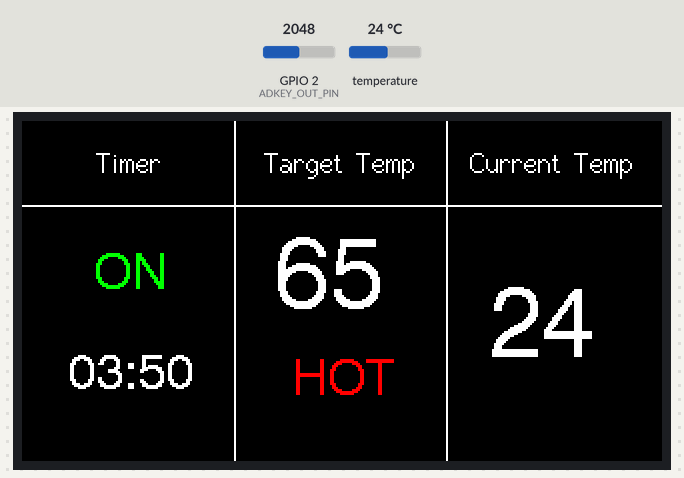
Bench run of a sketch on a simulated ESP32-S3. Parts: 320×170 colour display. The inputs (shaded band) are chosen by the test bench; at power-on: temperature 24 °C, GPIO 2 (ADKEY_OUT_PIN) = 2048. What the sketch prints to the serial monitor is not drawn.

Above: at 1.4 s.
1.5 s: temperature set to 12 °C
At 3.7 s:
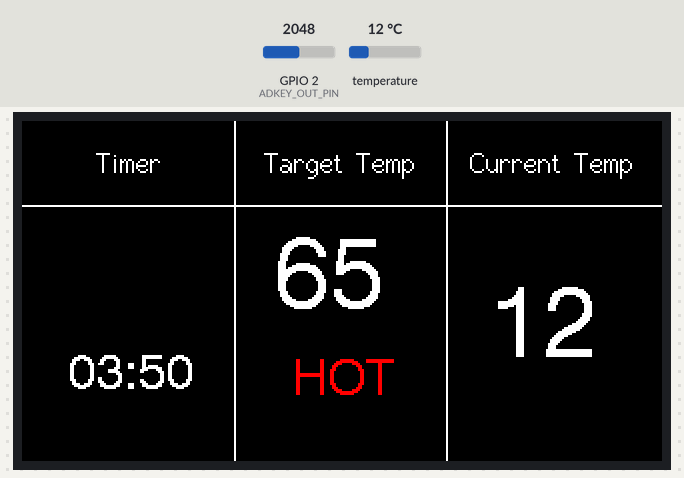
4.5 s: GPIO 2 (ADKEY_OUT_PIN) set to 2866
At 5.49 s:
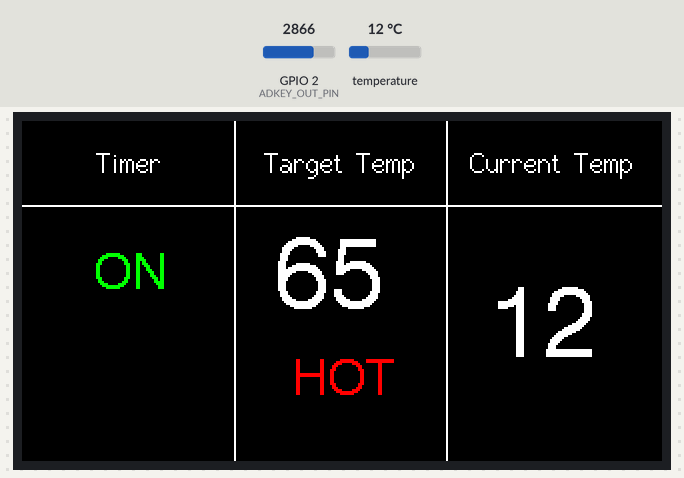
6.7 s: temperature set to 19 °C
At 7.41 s:
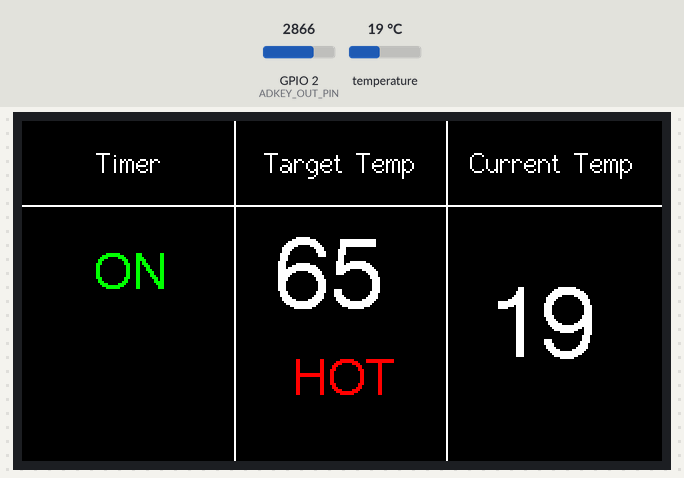
8.6 s: GPIO 2 (ADKEY_OUT_PIN) set to 2047
At 8.96 s:
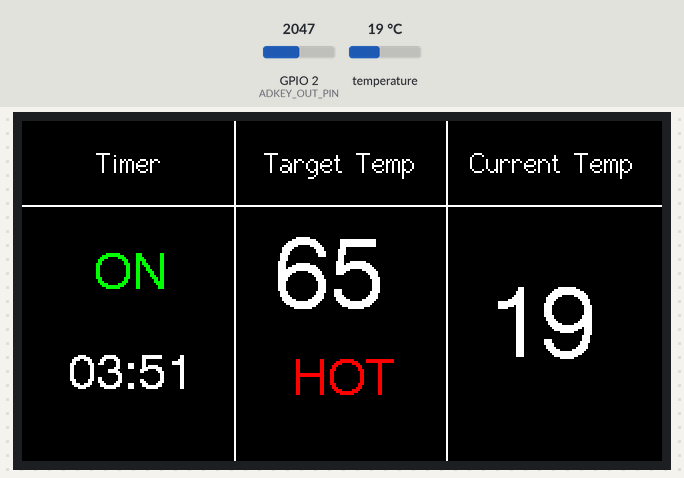
10.3 s: temperature set to 28 °C
At 12.22 s:
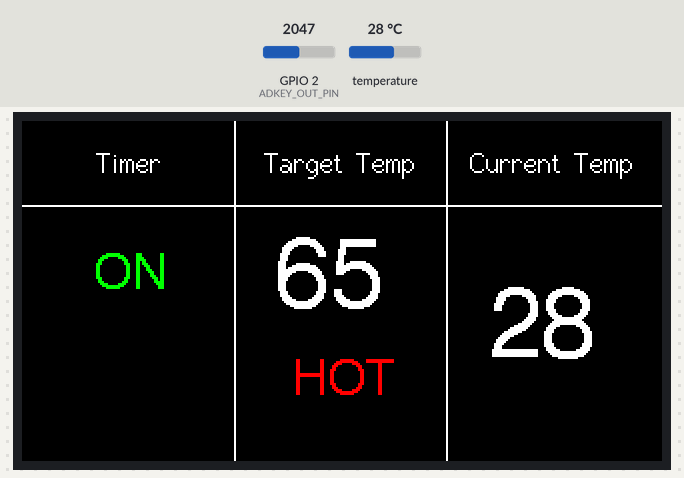
12.7 s: GPIO 2 (ADKEY_OUT_PIN) set to 910
At 13.72 s:
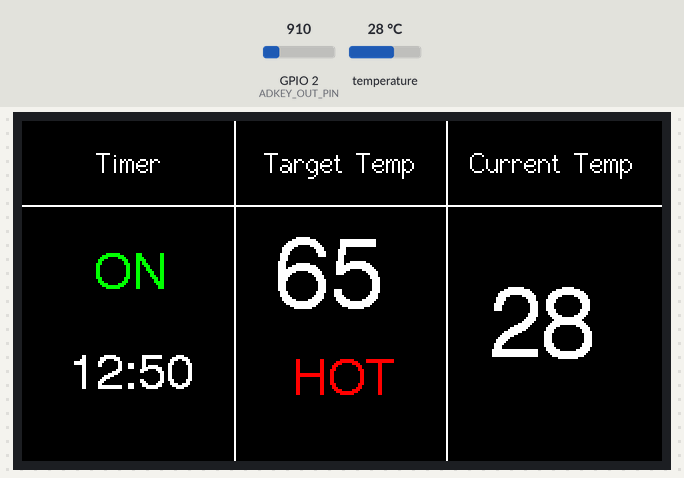
Timing chart, 0 to 15.7 s (numbered marks = the images above; inputs shaded):
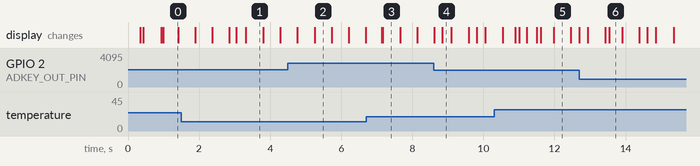

Measured:
- after the input at 1.5 s, the display: first differs from a run without the input after 1.5 s (image 1 shows a later state)
- after the input at 4.5 s, the display: first differs from a run without the input after 0.76 s (image 2)
- after the input at 8.6 s, the display: first differs from a run without the input after 0.24 s (image 4)
- what the display in image 0 shows lasts 0.4 s, from 1.0 s to 1.4 s
- what the display in image 1 shows lasts 0.5 s, from 3.3 s to 3.8 s

The sketch:

cooking_temperature_control.ino
```cpp
// Cooking / brewing temperature controller for the LilyGO T-Display-S3.
// setup() and loop() only call each module's init/update functions, in the documented order
// (docs/stage0_refactor.md "Call order"). Owner of this file: control-logic.
// Stage 0: no behavior change (code moved into modules only).
//
// Modules (owner):
//   pins.h          - GPIO assignments (hardware-pins)
//   config_store.*  - settings: target temperature, HOT/COLD (config-store)
//   sensors.*       - DS18B20 non-blocking reads (control-logic)
//   timer.*         - cooking state and countdown (control-logic)
//   display_ui.*    - TFT, sprites, rendering (display-ui)
//   input.*         - ADKeyboard buttons (display-ui)

#include "display_ui.h"
#include "input.h"
#include "sensors.h"
#include "timer.h"

void setup()
{
  Serial.begin(115200);
  Serial.setTxTimeoutMs(0);  // G3: never block loop() on USB-CDC writes when no host reads the port (decision 37)
  displayUiBacklightOn();
  inputInit();
  sensorsInit();
  displayUiInit();
}

void loop()
{
  inputUpdate();
  displayUiUpdateBlink();
  sensorsUpdate();
  displayUiRedrawIfNeeded();
  timerUpdate();
  displayUiRender();
}
```

display_ui.cpp
```cpp
// display_ui.cpp — display module (owner: display-ui).
// Stage 0: code moved verbatim from cooking_temperature_control.ino, no behavior change (decision 15).
#include <SPI.h>
#include <TFT_eSPI.h>
#include "pins.h"
#include "display_ui.h"
#include "timer.h"
#include "config_store.h"
#include "sensors.h"

// 1. Screen dimensions
static const int SCREEN_WIDTH = 320;
static const int SCREEN_HEIGHT = 170;
static const int COL_WIDTH = SCREEN_WIDTH / 3;
static const int HEADER_HEIGHT = SCREEN_HEIGHT / 4;
static const int CONTENT_START_X = 1;
static const int CONTENT_START_Y = HEADER_HEIGHT + 1;
static const int SPR_WIDTH = COL_WIDTH - 2;
static const int SPR_HEIGHT = SCREEN_HEIGHT - CONTENT_START_Y;

// 2. Objects (the only TFT_eSPI instance in the sketch)
static TFT_eSPI tft = TFT_eSPI();
static TFT_eSprite sprTimer = TFT_eSprite(&tft);
static TFT_eSprite sprTarget = TFT_eSprite(&tft);
static TFT_eSprite sprCurrent = TFT_eSprite(&tft);

// 3. Display state
static uint16_t uiBackgroundColor = TFT_BLACK;
static bool uiNeedsRedraw = false;
static SelectionField selectedField = TIMER_POWER;
static bool selectedFieldVisible = true;
static unsigned long lastBlinkMillis = 0;
static const unsigned long SELECTION_BLINK_MS = 400;

// 4. Render functions (defined once)
static void renderTimer(bool isOn, String timeStr)
{
  sprTimer.fillSprite(uiBackgroundColor);
  sprTimer.setTextDatum(MC_DATUM);

  if (isOn && (selectedField != TIMER_POWER || selectedFieldVisible))
  {
    sprTimer.setTextColor(TFT_GREEN, uiBackgroundColor);
    sprTimer.drawString("ON", COL_WIDTH / 2, 35, 4);
  }
  else if (!isOn && (selectedField != TIMER_POWER || selectedFieldVisible))
  {
    sprTimer.setTextColor(TFT_RED, uiBackgroundColor);
    sprTimer.drawString("OFF", COL_WIDTH / 2, SPR_HEIGHT / 2, 4);
  }

  if (isOn && (selectedField != TIMER_VALUE || selectedFieldVisible))
  {
    sprTimer.setTextColor(TFT_WHITE, uiBackgroundColor);
    sprTimer.drawString(timeStr, COL_WIDTH / 2, 85, 4);
  }

  sprTimer.pushSprite(CONTENT_START_X, CONTENT_START_Y);
}

static void renderTargetTemp(float temp, bool hot)
{
  sprTarget.fillSprite(uiBackgroundColor);
  sprTarget.setTextDatum(MC_DATUM);

  String str = String((int)temp) + "C";
  if (selectedField != TARGET_VALUE || selectedFieldVisible)
  {
    sprTarget.setTextColor(TFT_WHITE, uiBackgroundColor);
    sprTarget.drawString(str, COL_WIDTH / 2, 38, 6);
  }

  if (selectedField != TARGET_MODE || selectedFieldVisible)
  {
    sprTarget.setTextColor(hot ? TFT_RED : TFT_CYAN, uiBackgroundColor);
    sprTarget.drawString(hot ? "HOT" : "COLD", COL_WIDTH / 2, 88, 4);
  }

  sprTarget.pushSprite(COL_WIDTH + CONTENT_START_X, CONTENT_START_Y);
}

static void renderCurrentTemp(float temp)
{
  sprCurrent.fillSprite(uiBackgroundColor);
  sprCurrent.setTextDatum(MC_DATUM);
  sprCurrent.setTextColor(TFT_WHITE, uiBackgroundColor);

  String str = isnan(temp) ? "ERR" : String((int)temp) + "C";
  sprCurrent.drawString(str, COL_WIDTH / 2, SPR_HEIGHT / 2, 6);

  sprCurrent.pushSprite((COL_WIDTH * 2) + CONTENT_START_X, CONTENT_START_Y);
}

// 5. Static UI drawing
static void drawStaticUI()
{
  tft.fillScreen(uiBackgroundColor);
  tft.drawFastHLine(0, HEADER_HEIGHT, SCREEN_WIDTH, TFT_WHITE);
  tft.drawFastVLine(COL_WIDTH, 0, SCREEN_HEIGHT, TFT_WHITE);
  tft.drawFastVLine(COL_WIDTH * 2, 0, SCREEN_HEIGHT, TFT_WHITE);

  tft.setTextDatum(MC_DATUM);
  tft.setTextColor(TFT_WHITE, uiBackgroundColor);

  int centerY = HEADER_HEIGHT / 2;
  tft.drawString("Timer", COL_WIDTH / 2, centerY, 2);
  tft.drawString("Target Temp", COL_WIDTH + (COL_WIDTH / 2), centerY, 2);
  tft.drawString("Current Temp", (COL_WIDTH * 2) + (COL_WIDTH / 2), centerY, 2);
}

// 6. Public functions
void displayUiBacklightOn()
{
  pinMode(LCD_BL, OUTPUT);
  digitalWrite(LCD_BL, HIGH);
}

void displayUiInit()
{
  tft.init();
  tft.setRotation(1);
  tft.fillScreen(uiBackgroundColor);

  sprTimer.createSprite(SPR_WIDTH, SPR_HEIGHT);
  sprTarget.createSprite(SPR_WIDTH, SPR_HEIGHT);
  sprCurrent.createSprite(SPR_WIDTH, SPR_HEIGHT);

  drawStaticUI();
}

void displayUiUpdateBlink()
{
  unsigned long now = millis();
  if (now - lastBlinkMillis >= SELECTION_BLINK_MS)
  {
    lastBlinkMillis = now;
    selectedFieldVisible = !selectedFieldVisible;
  }
}

void displayUiRedrawIfNeeded()
{
  if (uiNeedsRedraw)
  {
    drawStaticUI();
    uiNeedsRedraw = false;
  }
}

void displayUiRender()
{
  int remainingSeconds = timerGetRemainingSeconds();

  int minutes = remainingSeconds / 60;
  int seconds = remainingSeconds % 60;
  String timerStr = (minutes < 10 ? "0" : "") + String(minutes) + ":" +
                    (seconds < 10 ? "0" : "") + String(seconds);

  renderTimer(timerIsEnabled(), timerStr);
  renderTargetTemp(configGetTargetTemp(), configGetIsHot());
  renderCurrentTemp(sensorsGetCurrentTemp());
}

void displayUiSetCookingColor(bool active)
{
  uiBackgroundColor = active ? TFT_DARKGREEN : TFT_BLACK;
  uiNeedsRedraw = true;
}

SelectionField displayUiGetSelectedField()
{
  return selectedField;
}

void displayUiSelectField(SelectionField field)
{
  selectedField = field;

  selectedFieldVisible = true;
  lastBlinkMillis = millis();
}
```

display_ui.h
```cpp
#pragma once
// Display module (owner: display-ui). Owns the only TFT_eSPI instance and the sprites
// sprTimer, sprTarget, sprCurrent (all private to display_ui.cpp). Stage 0: moved code, no behavior change.

// Editable fields, in navigation order (declared only here; also used by input.*).
enum SelectionField
{
  TIMER_POWER,
  TIMER_VALUE,
  TARGET_VALUE,
  TARGET_MODE,
  SELECTION_FIELD_COUNT
};

// Turns the backlight on (pinMode + HIGH on LCD_BL). Call right after Serial.begin().
void displayUiBacklightOn();

// tft.init, rotation 1, fillScreen, creates the 3 sprites, draws the static UI. Call after sensors init.
void displayUiInit();

// Toggles the visibility of the selected field every SELECTION_BLINK_MS (was updateSelectionBlink).
void displayUiUpdateBlink();

// Redraws the static grid and headers if a redraw was requested, then clears the request.
void displayUiRedrawIfNeeded();

// Builds the mm:ss string and renders the timer, target and current columns (reads module getters).
void displayUiRender();

// Sets the background color for the cooking state and requests a redraw on EVERY call (was updateCookingDisplayColor).
void displayUiSetCookingColor(bool active);

// Returns the currently selected field.
SelectionField displayUiGetSelectedField();

// Selects a field, makes it visible and restarts the blink period (same order as the old moveSelection).
void displayUiSelectField(SelectionField field);
```

input.cpp
```cpp
// input.cpp — ADKeyboard input module (owner: display-ui).
// Stage 0: code moved verbatim from cooking_temperature_control.ino, no behavior change (decision 15).
// Buttons only write state/settings through timer.* and config_store.* setters; never relays.
#include <Arduino.h>
#include "pins.h"
#include "input.h"
#include "display_ui.h"
#include "timer.h"
#include "config_store.h"

static unsigned long lastAdKeyDebounceMillis = 0;
static int lastAdKeyReading = 0;
static int adKeyState = 0;
static int lastAdcValue = 0;
static unsigned long lastAdcDebugMillis = 0;
static const unsigned long ADKEY_DEBOUNCE_MS = 35;
static const unsigned long LONG_PRESS_MS = 600;
static const unsigned long LONG_PRESS_REPEAT_MS = 250;
static const unsigned long SW5_STOP_PRESS_MS = 1200;
static unsigned long actionPressMillis = 0;
static unsigned long lastLongActionMillis = 0;
static bool longActionStarted = false;
static unsigned long sw5PressMillis = 0;
static bool sw5LongPressHandled = false;

static void moveSelection(int direction)
{
  int nextField = static_cast<int>(displayUiGetSelectedField()) + direction;

  if (nextField < 0)
  {
    nextField = SELECTION_FIELD_COUNT - 1;
  }
  else if (nextField >= SELECTION_FIELD_COUNT)
  {
    nextField = 0;
  }

  // Decision 38: TIMER_VALUE is not drawn while the timer is OFF, so skip it.
  if (nextField == TIMER_VALUE && !timerIsEnabled())
  {
    nextField += direction;

    if (nextField < 0)
    {
      nextField = SELECTION_FIELD_COUNT - 1;
    }
    else if (nextField >= SELECTION_FIELD_COUNT)
    {
      nextField = 0;
    }
  }

  displayUiSelectField(static_cast<SelectionField>(nextField));
}

static int readAdKey()
{
  int adcValue = analogRead(ADKEY_OUT_PIN);
  lastAdcValue = adcValue;

  if (adcValue <= 300)
  {
    return 1; // SW1: approximately 0 ohms
  }
  if (adcValue <= 950)
  {
    return 2; // SW2: approximately 2 kohms
  }
  if (adcValue <= 2250)
  {
    return 3; // SW3: measured approximately 1703 (2026-11-22)
  }
  if (adcValue <= 3000)
  {
    return 4; // SW4: measured approximately 2664
  }
  if (adcValue <= 3400)
  {
    return 5; // SW5: approximately 20 kohms
  }
  return 0; // No button pressed
}

static void changeSelectedValue(int direction, bool largeStep)
{
  if (displayUiGetSelectedField() == TIMER_POWER)
  {
    timerToggleEnabled();
  }
  else if (displayUiGetSelectedField() == TIMER_VALUE)
  {
    int step = largeStep ? 60 : 1;
    timerAddSeconds(direction * step);
  }
  else if (displayUiGetSelectedField() == TARGET_VALUE)
  {
    float step = largeStep ? 5.0 : 1.0;
    configSetTargetTemp(configGetTargetTemp() + direction * step);
  }
  else if (displayUiGetSelectedField() == TARGET_MODE)
  {
    configSetIsHot(!configGetIsHot());
  }
}

static void handleActionButton(int button)
{
  if (button != 2 && button != 3)
  {
    return;
  }

  int direction = button == 2 ? -1 : 1;
  changeSelectedValue(direction, false);
  actionPressMillis = millis();
  lastLongActionMillis = actionPressMillis;
  longActionStarted = false;
}

static void handleSw5Press()
{
  Serial.println("SW5 press: START");
  timerSetCookingActive(true);
  displayUiSetCookingColor(true);
  timerInitializeForCooking();
}

static void handleSw5LongPress()
{
  Serial.println("SW5 long press: STOP");
  timerSetCookingActive(false);
  displayUiSetCookingColor(false);
}

static void updateLongPress()
{
  if (adKeyState == 5)
  {
    if (!sw5LongPressHandled && millis() - sw5PressMillis >= SW5_STOP_PRESS_MS)
    {
      handleSw5LongPress();
      sw5LongPressHandled = true;
    }
    return;
  }

  if (adKeyState != 2 && adKeyState != 3)
  {
    return;
  }

  if (displayUiGetSelectedField() != TIMER_VALUE && displayUiGetSelectedField() != TARGET_VALUE)
  {
    return;
  }

  unsigned long now = millis();
  if (now - actionPressMillis < LONG_PRESS_MS)
  {
    return;
  }

  if (!longActionStarted || now - lastLongActionMillis >= LONG_PRESS_REPEAT_MS)
  {
    int direction = adKeyState == 2 ? -1 : 1;
    changeSelectedValue(direction, true);
    lastLongActionMillis = now;
    longActionStarted = true;
  }
}

void inputInit()
{
  pinMode(ADKEY_OUT_PIN, INPUT);
  analogSetPinAttenuation(ADKEY_OUT_PIN, ADC_11db);
}

void inputUpdate()
{
  unsigned long now = millis();
  int adKeyReading = readAdKey();

  if (now - lastAdcDebugMillis >= 250)
  {
    lastAdcDebugMillis = now;
    Serial.print("ADC=");
    Serial.print(lastAdcValue);
    Serial.print(" decoded=SW");
    Serial.println(adKeyReading);
  }

  if (adKeyReading != lastAdKeyReading)
  {
    lastAdKeyDebounceMillis = now;
    lastAdKeyReading = adKeyReading;
  }

  if (now - lastAdKeyDebounceMillis >= ADKEY_DEBOUNCE_MS && adKeyReading != adKeyState)
  {
    adKeyState = adKeyReading;
    Serial.print("Button state: SW");
    Serial.println(adKeyState);
    if (adKeyState == 1)
    {
      moveSelection(-1);
    }
    else if (adKeyState == 4)
    {
      moveSelection(1);
    }
    else if (adKeyState == 2 || adKeyState == 3)
    {
      handleActionButton(adKeyState);
    }
    else if (adKeyState == 5)
    {
      sw5PressMillis = now;
      sw5LongPressHandled = false;
      handleSw5Press();
    }
    else if (adKeyState == 0)
    {
      sw5PressMillis = 0;
      longActionStarted = false;
    }
  }

  updateLongPress();
}
```

input.h
```cpp
#pragma once
// ADKeyboard input module (owner: display-ui). Buttons only write settings/state through
// config_store and timer setters; they never drive relays. Stage 0: moved code, no behavior change.

// Configures the ADKeyboard pin (pinMode INPUT + 11 dB attenuation on ADKEY_OUT_PIN). Call before sensors init.
void inputInit();

// Reads and debounces the ADKeyboard, prints the 250 ms ADC debug line, handles presses and long presses (was updateButtons).
void inputUpdate();
```

sensors.cpp
```cpp
// DS18B20 temperature sensors (non-blocking reads). Owner: control-logic.
// Stage 0: moved verbatim from cooking_temperature_control.ino (updateTemperature and the
// sensor block of setup()). No behavior change (decision 15).
#include <Arduino.h>
#include <OneWire.h>
#include <DallasTemperature.h>
#include "pins.h"
#include "sensors.h"

static OneWire oneWire(TEMP_SENSOR_PIN);
static DallasTemperature temperatureSensor(&oneWire);

static float currentTemp = NAN;
static unsigned long temperatureRequestMillis = 0;
static bool temperatureConversionPending = false;

void sensorsInit()
{
  temperatureSensor.begin();
  Serial.print("OneWire devices found: ");
  Serial.println(temperatureSensor.getDeviceCount());
  temperatureSensor.setWaitForConversion(false);
  temperatureSensor.requestTemperatures();
  temperatureRequestMillis = millis();
  temperatureConversionPending = true;
}

void sensorsUpdate()
{
  unsigned long now = millis();

  if (temperatureConversionPending && now - temperatureRequestMillis >= 750)
  {
    float temperatureSum = 0.0;
    int validSensorCount = 0;

    for (int sensorIndex = 0; sensorIndex < TEMP_SENSOR_COUNT; sensorIndex++)
    {
      float measuredTemp = temperatureSensor.getTempCByIndex(sensorIndex);
      if (measuredTemp != DEVICE_DISCONNECTED_C && !isnan(measuredTemp))
      {
        temperatureSum += measuredTemp;
        validSensorCount++;
        Serial.print("Temperature sensor ");
        Serial.print(sensorIndex + 1);
        Serial.print(": ");
        Serial.print(measuredTemp);
        Serial.println(" C");
      }
      else
      {
        Serial.print("Temperature sensor ");
        Serial.print(sensorIndex + 1);
        Serial.println(": DISCONNECTED");
      }
    }

    currentTemp = validSensorCount > 0 ? temperatureSum / validSensorCount : NAN;

    Serial.print("Valid temperature sensors: ");
    Serial.print(validSensorCount);
    Serial.print("/");
    Serial.println(TEMP_SENSOR_COUNT);

    temperatureConversionPending = false;
  }

  if (!temperatureConversionPending && now - temperatureRequestMillis >= 2000)
  {
    temperatureSensor.requestTemperatures();
    temperatureRequestMillis = now;
    temperatureConversionPending = true;
  }
}

float sensorsGetCurrentTemp()
{
  return currentTemp;
}
```

sensors.h
```cpp
#pragma once
// DS18B20 temperature sensors (non-blocking reads). Owner: control-logic.
// Stage 0: code moved from cooking_temperature_control.ino with no behavior change.
// OneWire / DallasTemperature objects are private to sensors.cpp.

// Starts the bus, prints the device count, and requests the first conversion without blocking.
void sensorsInit();

// Reads the results 750 ms after a request, prints them, and starts a new request every 2000 ms.
void sensorsUpdate();

// Average of the valid sensors in C; NAN when no sensor is valid or before the first read.
float sensorsGetCurrentTemp();
```

timer.cpp
```cpp
// Cooking state and countdown timer (runtime state only). Owner: control-logic.
// Stage 0: moved verbatim from cooking_temperature_control.ino (countdown block of loop(),
// initializeTimerForCooking, state part of setCookingActive). No behavior change (decision 15).
// This module never calls display code.
#include <Arduino.h>
#include "timer.h"

static unsigned long previousMillis = 0;
static int remainingSeconds = 230;
static bool cookingActive = false;
static bool timerEnabled = false;

void timerUpdate()
{
  if (cookingActive && timerEnabled && remainingSeconds > 0)
  {
    unsigned long currentMillis = millis();

    if (currentMillis - previousMillis >= 1000)
    {
      previousMillis = currentMillis;
      remainingSeconds--;
    }
  }
}

bool timerIsEnabled()
{
  return timerEnabled;
}

void timerToggleEnabled()
{
  timerEnabled = !timerEnabled;
}

int timerGetRemainingSeconds()
{
  return remainingSeconds;
}

void timerAddSeconds(int delta)
{
  remainingSeconds += delta;
  if (remainingSeconds < 0)
  {
    remainingSeconds = 0;
  }
}

bool timerIsCookingActive()
{
  return cookingActive;
}

void timerSetCookingActive(bool active)
{
  cookingActive = active;
}

void timerInitializeForCooking()
{
  if (timerEnabled)
  {
    previousMillis = millis();
  }
}
```

config_store.cpp
```cpp
// config_store.cpp
// Stage 0 thin holder, owner config-store. Behavior copied unchanged from the
// original sketch (decision 15): same defaults, same clamp at 0, no upper limit.
#include "config_store.h"

static float targetTemp = 65.0;
static bool isHot = true;

float configGetTargetTemp()
{
  return targetTemp;
}

void configSetTargetTemp(float value)
{
  targetTemp = value;
  if (targetTemp < 0)
  {
    targetTemp = 0;
  }
}

bool configGetIsHot()
{
  return isHot;
}

void configSetIsHot(bool hot)
{
  isHot = hot;
}
```

Source omitted: timer.h (1143 bytes), config_store.h (728 bytes), pins.h (1443 bytes)
